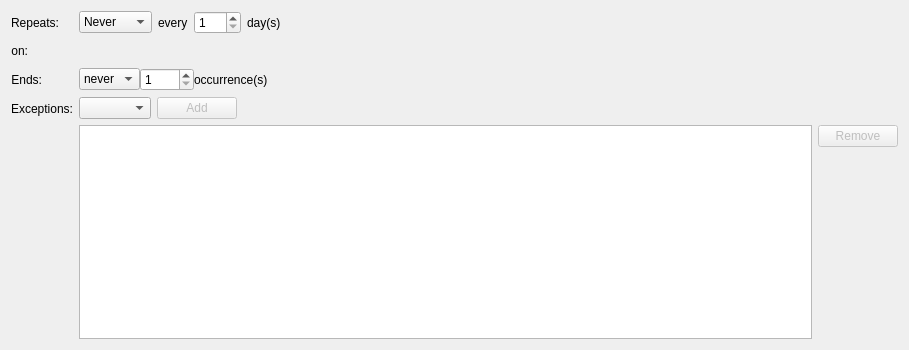
<?xml version="1.0" encoding="UTF-8"?>
<ui version="4.0">
 <class>RecurrenceWidget</class>
 <widget class="QWidget" name="RecurrenceWidget">
  <property name="geometry">
   <rect>
    <x>0</x>
    <y>0</y>
    <width>909</width>
    <height>350</height>
   </rect>
  </property>
  <layout class="QFormLayout" name="formLayout">
   <property name="fieldGrowthPolicy">
    <enum>QFormLayout::ExpandingFieldsGrow</enum>
   </property>
   <item row="0" column="0">
    <widget class="QLabel" name="mRepeatLabel">
     <property name="sizePolicy">
      <sizepolicy hsizetype="Minimum" vsizetype="Preferred">
       <horstretch>0</horstretch>
       <verstretch>0</verstretch>
      </sizepolicy>
     </property>
     <property name="text">
      <string comment="@label whether or not this event or to-do repeats">Repeats:</string>
     </property>
     <property name="alignment">
      <set>Qt::AlignRight|Qt::AlignTrailing|Qt::AlignVCenter</set>
     </property>
    </widget>
   </item>
   <item row="0" column="1">
    <layout class="QHBoxLayout" name="horizontalLayout_9">
     <item>
      <widget class="KComboBox" name="mRecurrenceTypeCombo">
       <property name="sizePolicy">
        <sizepolicy hsizetype="Fixed" vsizetype="Fixed">
         <horstretch>0</horstretch>
         <verstretch>0</verstretch>
        </sizepolicy>
       </property>
       <item>
        <property name="text">
         <string comment="@item:inlistbox Lets the user chose how often an event recurs">Never</string>
        </property>
       </item>
       <item>
        <property name="text">
         <string comment="@item:inlistbox Lets the user chose how often an event recurs">Daily</string>
        </property>
       </item>
       <item>
        <property name="text">
         <string comment="@item:inlistbox Lets the user chose how often an event recurs">Weekly</string>
        </property>
       </item>
       <item>
        <property name="text">
         <string comment="@item:inlistbox Lets the user chose how often an event recurs">Monthly</string>
        </property>
       </item>
       <item>
        <property name="text">
         <string comment="@item:inlistbox Lets the user chose how often an event recurs">Yearly</string>
        </property>
       </item>
      </widget>
     </item>
     <item>
      <widget class="QLabel" name="mFrequencyLabel">
       <property name="sizePolicy">
        <sizepolicy hsizetype="Fixed" vsizetype="Preferred">
         <horstretch>0</horstretch>
         <verstretch>0</verstretch>
        </sizepolicy>
       </property>
       <property name="text">
        <string comment="@label repeats every [various options]">every</string>
       </property>
      </widget>
     </item>
     <item>
      <widget class="QSpinBox" name="mFrequencyEdit">
       <property name="sizePolicy">
        <sizepolicy hsizetype="Fixed" vsizetype="Fixed">
         <horstretch>0</horstretch>
         <verstretch>0</verstretch>
        </sizepolicy>
       </property>
       <property name="minimum">
        <number>1</number>
       </property>
       <property name="maximum">
        <number>999</number>
       </property>
       <property name="value">
        <number>1</number>
       </property>
      </widget>
     </item>
     <item>
      <widget class="QLabel" name="mRecurrenceRuleLabel">
       <property name="sizePolicy">
        <sizepolicy hsizetype="Minimum" vsizetype="Preferred">
         <horstretch>0</horstretch>
         <verstretch>0</verstretch>
        </sizepolicy>
       </property>
       <property name="text">
        <string comment="@label Event or todo recurs every n day(s)">day(s)</string>
       </property>
      </widget>
     </item>
     <item>
      <spacer name="horizontalSpacer_10">
       <property name="orientation">
        <enum>Qt::Horizontal</enum>
       </property>
       <property name="sizeHint" stdset="0">
        <size>
         <width>40</width>
         <height>20</height>
        </size>
       </property>
      </spacer>
     </item>
    </layout>
   </item>
   <item row="1" column="0">
    <widget class="QLabel" name="mOnLabel">
     <property name="text">
      <string comment="@label The event ends on [different options]">on:</string>
     </property>
     <property name="alignment">
      <set>Qt::AlignRight|Qt::AlignTrailing|Qt::AlignVCenter</set>
     </property>
    </widget>
   </item>
   <item row="1" column="1">
    <widget class="QStackedWidget" name="mRepeatStack">
     <property name="sizePolicy">
      <sizepolicy hsizetype="Preferred" vsizetype="Fixed">
       <horstretch>0</horstretch>
       <verstretch>0</verstretch>
      </sizepolicy>
     </property>
     <property name="currentIndex">
      <number>1</number>
     </property>
     <widget class="QWidget" name="never_page"/>
     <widget class="QWidget" name="daily_page">
      <layout class="QGridLayout" name="gridLayout_11">
       <property name="margin">
        <number>0</number>
       </property>
      </layout>
     </widget>
     <widget class="QWidget" name="weekly_page">
      <layout class="QGridLayout" name="gridLayout_4">
       <property name="margin">
        <number>0</number>
       </property>
       <item row="0" column="0">
        <widget class="KPIM::KWeekdayCheckCombo" name="mWeekDayCombo">
         <property name="sizePolicy">
          <sizepolicy hsizetype="MinimumExpanding" vsizetype="Fixed">
           <horstretch>0</horstretch>
           <verstretch>0</verstretch>
          </sizepolicy>
         </property>
         <property name="sizeAdjustPolicy">
          <enum>QComboBox::AdjustToContentsOnFirstShow</enum>
         </property>
        </widget>
       </item>
      </layout>
     </widget>
     <widget class="QWidget" name="Monthly">
      <layout class="QGridLayout" name="gridLayout_6">
       <property name="margin">
        <number>0</number>
       </property>
       <item row="0" column="0">
        <widget class="KComboBox" name="mMonthlyCombo">
         <property name="sizePolicy">
          <sizepolicy hsizetype="Fixed" vsizetype="Fixed">
           <horstretch>0</horstretch>
           <verstretch>0</verstretch>
          </sizepolicy>
         </property>
         <property name="sizeAdjustPolicy">
          <enum>QComboBox::AdjustToContents</enum>
         </property>
        </widget>
       </item>
       <item row="0" column="1">
        <spacer name="horizontalSpacer_11">
         <property name="orientation">
          <enum>Qt::Horizontal</enum>
         </property>
         <property name="sizeHint" stdset="0">
          <size>
           <width>40</width>
           <height>20</height>
          </size>
         </property>
        </spacer>
       </item>
      </layout>
     </widget>
     <widget class="QWidget" name="yearly_page">
      <layout class="QGridLayout" name="gridLayout_7">
       <property name="margin">
        <number>0</number>
       </property>
       <item row="0" column="0">
        <widget class="KComboBox" name="mYearlyCombo">
         <property name="sizePolicy">
          <sizepolicy hsizetype="Fixed" vsizetype="Fixed">
           <horstretch>0</horstretch>
           <verstretch>0</verstretch>
          </sizepolicy>
         </property>
         <property name="sizeAdjustPolicy">
          <enum>QComboBox::AdjustToContents</enum>
         </property>
        </widget>
       </item>
       <item row="0" column="1">
        <spacer name="horizontalSpacer_8">
         <property name="orientation">
          <enum>Qt::Horizontal</enum>
         </property>
         <property name="sizeHint" stdset="0">
          <size>
           <width>40</width>
           <height>20</height>
          </size>
         </property>
        </spacer>
       </item>
      </layout>
     </widget>
    </widget>
   </item>
   <item row="2" column="0">
    <widget class="QLabel" name="mRecurrenceEndLabel">
     <property name="sizePolicy">
      <sizepolicy hsizetype="Minimum" vsizetype="Preferred">
       <horstretch>0</horstretch>
       <verstretch>0</verstretch>
      </sizepolicy>
     </property>
     <property name="text">
      <string comment="@label recurrence ends on|after">Ends:</string>
     </property>
     <property name="alignment">
      <set>Qt::AlignRight|Qt::AlignTrailing|Qt::AlignVCenter</set>
     </property>
    </widget>
   </item>
   <item row="2" column="1">
    <layout class="QHBoxLayout" name="horizontalLayout">
     <property name="spacing">
      <number>0</number>
     </property>
     <item>
      <widget class="KComboBox" name="mRecurrenceEndCombo">
       <property name="sizePolicy">
        <sizepolicy hsizetype="Fixed" vsizetype="Fixed">
         <horstretch>0</horstretch>
         <verstretch>0</verstretch>
        </sizepolicy>
       </property>
       <item>
        <property name="text">
         <string comment="@item:inlistbox Speficies when a recurring events end">never</string>
        </property>
       </item>
       <item>
        <property name="text">
         <string comment="@item:inlistbox Speficies when a recurring events end">on</string>
        </property>
       </item>
       <item>
        <property name="text">
         <string comment="@item:inlistbox Speficies when a recurring events end">after</string>
        </property>
       </item>
      </widget>
     </item>
     <item>
      <widget class="QStackedWidget" name="mRecurrenceEndStack">
       <property name="sizePolicy">
        <sizepolicy hsizetype="Preferred" vsizetype="Fixed">
         <horstretch>0</horstretch>
         <verstretch>0</verstretch>
        </sizepolicy>
       </property>
       <property name="currentIndex">
        <number>2</number>
       </property>
       <widget class="QWidget" name="no_end">
        <layout class="QGridLayout" name="gridLayout_16">
         <property name="margin">
          <number>0</number>
         </property>
        </layout>
       </widget>
       <widget class="QWidget" name="end_on">
        <layout class="QGridLayout" name="gridLayout_14">
         <property name="margin">
          <number>0</number>
         </property>
         <item row="0" column="0">
          <widget class="KDateComboBox" name="mRecurrenceEndDate">
           <property name="sizePolicy">
            <sizepolicy hsizetype="Fixed" vsizetype="Fixed">
             <horstretch>0</horstretch>
             <verstretch>0</verstretch>
            </sizepolicy>
           </property>
           <property name="whatsThis">
            <string comment="@info:whatsthis">Date after which the event or to-do should stop recurring</string>
           </property>
          </widget>
         </item>
         <item row="0" column="1">
          <spacer name="horizontalSpacer_6">
           <property name="orientation">
            <enum>Qt::Horizontal</enum>
           </property>
           <property name="sizeHint" stdset="0">
            <size>
             <width>276</width>
             <height>18</height>
            </size>
           </property>
          </spacer>
         </item>
        </layout>
       </widget>
       <widget class="QWidget" name="end_after">
        <layout class="QGridLayout" name="gridLayout_10">
         <property name="horizontalSpacing">
          <number>0</number>
         </property>
         <property name="margin">
          <number>0</number>
         </property>
         <item row="0" column="0">
          <widget class="QSpinBox" name="mEndDurationEdit">
           <property name="minimum">
            <number>1</number>
           </property>
           <property name="maximum">
            <number>9999</number>
           </property>
          </widget>
         </item>
         <item row="0" column="1">
          <widget class="QLabel" name="mRecurrenceOccurrencesLabel">
           <property name="sizePolicy">
            <sizepolicy hsizetype="MinimumExpanding" vsizetype="Preferred">
             <horstretch>0</horstretch>
             <verstretch>0</verstretch>
            </sizepolicy>
           </property>
           <property name="text">
            <string comment="@label">occurrence(s)</string>
           </property>
          </widget>
         </item>
        </layout>
       </widget>
      </widget>
     </item>
    </layout>
   </item>
   <item row="3" column="0">
    <widget class="QLabel" name="mExceptionsLabel">
     <property name="sizePolicy">
      <sizepolicy hsizetype="Minimum" vsizetype="Preferred">
       <horstretch>0</horstretch>
       <verstretch>0</verstretch>
      </sizepolicy>
     </property>
     <property name="text">
      <string comment="@label exceptions for the recurrence">Exceptions:</string>
     </property>
     <property name="alignment">
      <set>Qt::AlignRight|Qt::AlignTrailing|Qt::AlignVCenter</set>
     </property>
    </widget>
   </item>
   <item row="3" column="1">
    <layout class="QVBoxLayout" name="verticalLayout_2">
     <item>
      <layout class="QHBoxLayout" name="horizontalLayout_3">
       <item>
        <widget class="KDateComboBox" name="mExceptionDateEdit">
         <property name="sizePolicy">
          <sizepolicy hsizetype="Fixed" vsizetype="Fixed">
           <horstretch>0</horstretch>
           <verstretch>0</verstretch>
          </sizepolicy>
         </property>
        </widget>
       </item>
       <item>
        <widget class="QPushButton" name="mExceptionAddButton">
         <property name="enabled">
          <bool>false</bool>
         </property>
         <property name="text">
          <string comment="@action:button adds an exception on the recurrence">Add</string>
         </property>
        </widget>
       </item>
       <item>
        <spacer name="horizontalSpacer_4">
         <property name="orientation">
          <enum>Qt::Horizontal</enum>
         </property>
         <property name="sizeHint" stdset="0">
          <size>
           <width>40</width>
           <height>20</height>
          </size>
         </property>
        </spacer>
       </item>
      </layout>
     </item>
     <item>
      <layout class="QHBoxLayout" name="horizontalLayout_2">
       <item>
        <widget class="QListWidget" name="mExceptionList">
         <property name="sizePolicy">
          <sizepolicy hsizetype="Expanding" vsizetype="Expanding">
           <horstretch>0</horstretch>
           <verstretch>0</verstretch>
          </sizepolicy>
         </property>
         <property name="selectionMode">
          <enum>QAbstractItemView::ExtendedSelection</enum>
         </property>
        </widget>
       </item>
       <item>
        <layout class="QVBoxLayout" name="verticalLayout">
         <item>
          <widget class="QPushButton" name="mExceptionRemoveButton">
           <property name="enabled">
            <bool>false</bool>
           </property>
           <property name="text">
            <string comment="@action:button removes an exception">Remove</string>
           </property>
          </widget>
         </item>
         <item>
          <spacer name="verticalSpacer_5">
           <property name="orientation">
            <enum>Qt::Vertical</enum>
           </property>
           <property name="sizeHint" stdset="0">
            <size>
             <width>20</width>
             <height>40</height>
            </size>
           </property>
          </spacer>
         </item>
        </layout>
       </item>
      </layout>
     </item>
    </layout>
   </item>
  </layout>
 </widget>
 <customwidgets>
  <customwidget>
   <class>KDateComboBox</class>
   <extends>KComboBox</extends>
   <header>kdatecombobox.h</header>
  </customwidget>
  <customwidget>
   <class>KComboBox</class>
   <extends>QComboBox</extends>
   <header>kcombobox.h</header>
  </customwidget>
  <customwidget>
   <class>KPIM::KCheckComboBox</class>
   <extends>KComboBox</extends>
   <header>libkdepim/widgets/kcheckcombobox.h</header>
  </customwidget>
  <customwidget>
   <class>KPIM::KWeekdayCheckCombo</class>
   <extends>KPIM::KCheckComboBox</extends>
   <header>libkdepim/widgets/kweekdaycheckcombo.h</header>
  </customwidget>
 </customwidgets>
 <resources/>
 <connections>
  <connection>
   <sender>mRecurrenceTypeCombo</sender>
   <signal>activated(int)</signal>
   <receiver>mRepeatStack</receiver>
   <slot>setCurrentIndex(int)</slot>
   <hints>
    <hint type="sourcelabel">
     <x>176</x>
     <y>299</y>
    </hint>
    <hint type="destinationlabel">
     <x>158</x>
     <y>328</y>
    </hint>
   </hints>
  </connection>
  <connection>
   <sender>mRecurrenceEndCombo</sender>
   <signal>activated(int)</signal>
   <receiver>mRecurrenceEndStack</receiver>
   <slot>setCurrentIndex(int)</slot>
   <hints>
    <hint type="sourcelabel">
     <x>161</x>
     <y>357</y>
    </hint>
    <hint type="destinationlabel">
     <x>270</x>
     <y>356</y>
    </hint>
   </hints>
  </connection>
 </connections>
</ui>
